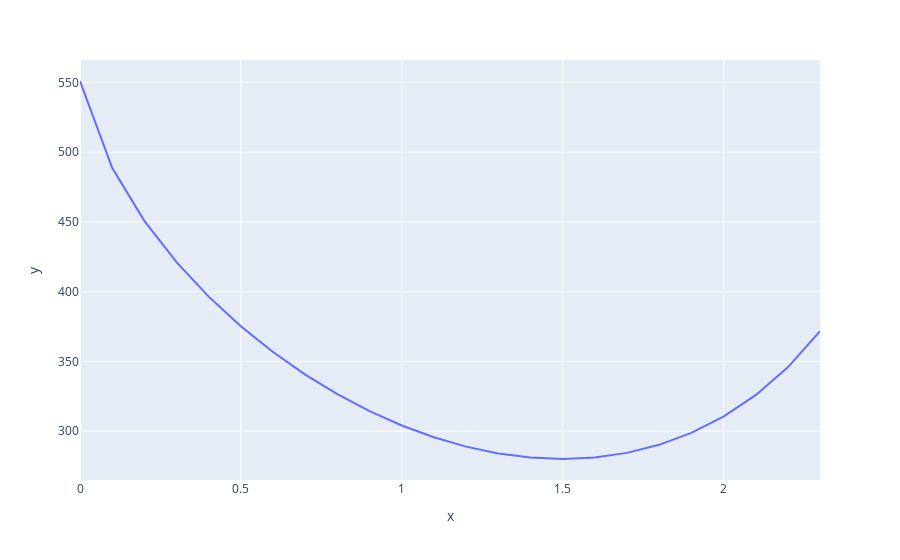

Notebook code for this chart:
### Code cell
px.line(x = x, y = z)

### Figure 1 — Plotly figure (JSON) as saved in the notebook; plotly's stock layout.template omitted (floating-point values rounded to 4 significant figures)
{"data": [{"hovertemplate": "x=%{x}<br>y=%{y}<extra></extra>", "legendgroup": "", "line": {"color": "#636efa", "dash": "solid"}, "marker": {"symbol": "circle"}, "mode": "lines", "name": "", "orientation": "v", "showlegend": false, "type": "scatter", "x": [0, 0.1, 0.2, 0.3, 0.4, 0.5, 0.6, 0.7, 0.8, 0.9, 1, 1.1, 1.2, 1.3, 1.4, 1.5, 1.6, 1.7, 1.8, 1.9, 2, 2.1, 2.2, 2.3], "xaxis": "x", "y": [551.0, 488.7, 450.7, 421.1, 396.4, 375.2, 356.7, 340.5, 326.5, 314.3, 304.1, 295.6, 288.9, 284.0, 281.0, 280, 281.1, 284.4, 290.2, 298.7, 310.4, 325.8, 345.7, 371.6], "yaxis": "y"}], "layout": {"legend": {"tracegroupgap": 0}, "margin": {"t": 60}, "xaxis": {"anchor": "y", "domain": [0, 1], "title": {"text": "x"}}, "yaxis": {"anchor": "x", "domain": [0, 1], "title": {"text": "y"}}}}
